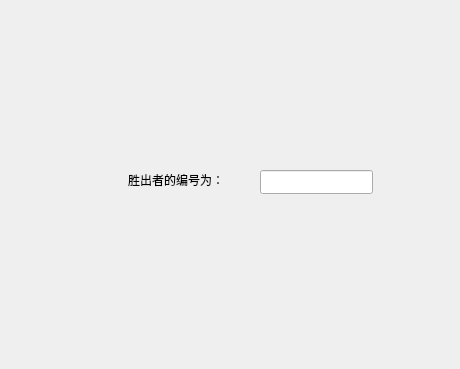
<?xml version="1.0" encoding="UTF-8"?>
<ui version="4.0">
 <class>end</class>
 <widget class="QWidget" name="end">
  <property name="geometry">
   <rect>
    <x>0</x>
    <y>0</y>
    <width>460</width>
    <height>369</height>
   </rect>
  </property>
  <property name="windowTitle">
   <string>Form</string>
  </property>
  <widget class="QLabel" name="label">
   <property name="geometry">
    <rect>
     <x>128</x>
     <y>170</y>
     <width>121</width>
     <height>20</height>
    </rect>
   </property>
   <property name="text">
    <string>胜出者的编号为：</string>
   </property>
  </widget>
  <widget class="QLineEdit" name="lineEdit">
   <property name="geometry">
    <rect>
     <x>260</x>
     <y>170</y>
     <width>113</width>
     <height>24</height>
    </rect>
   </property>
  </widget>
 </widget>
 <resources/>
 <connections/>
</ui>
